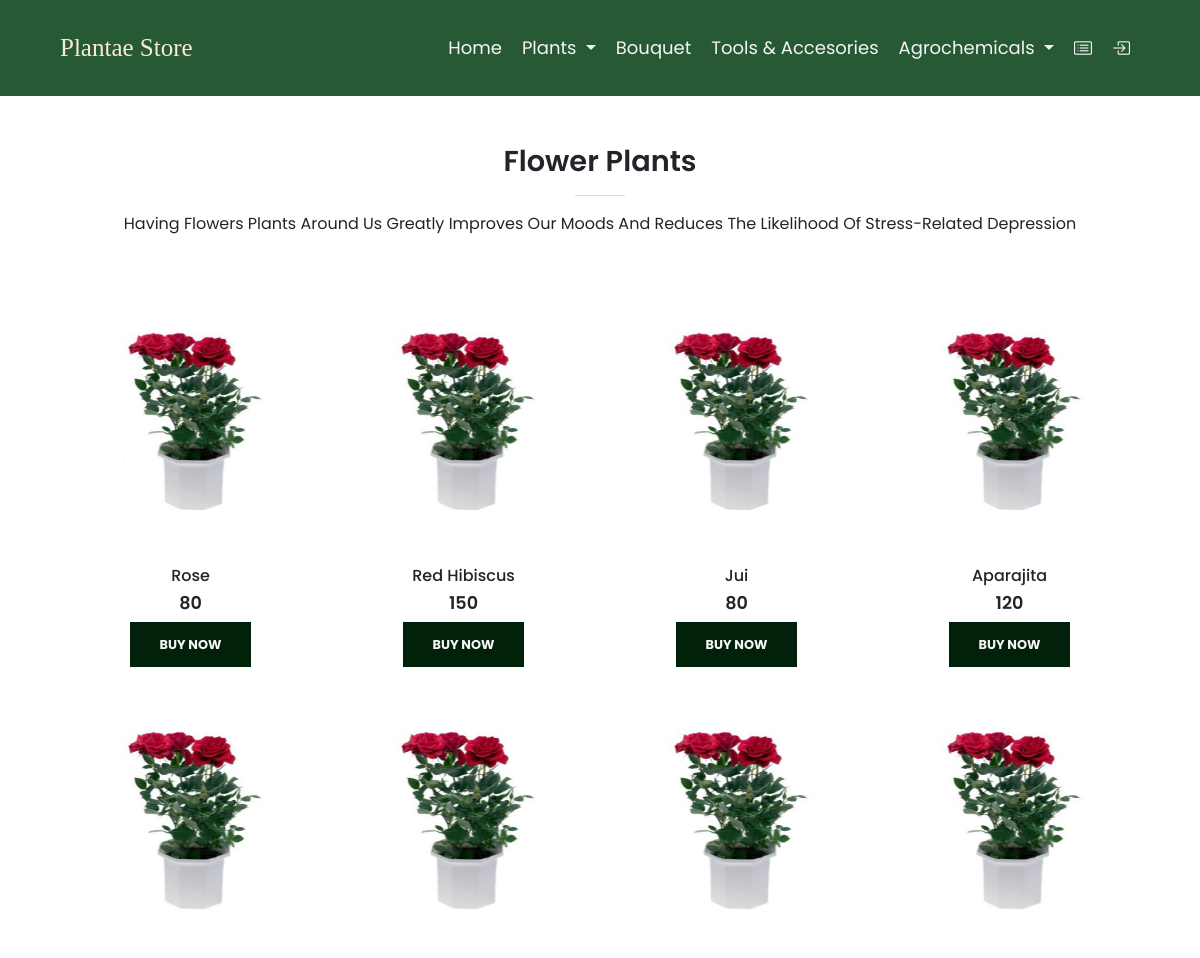
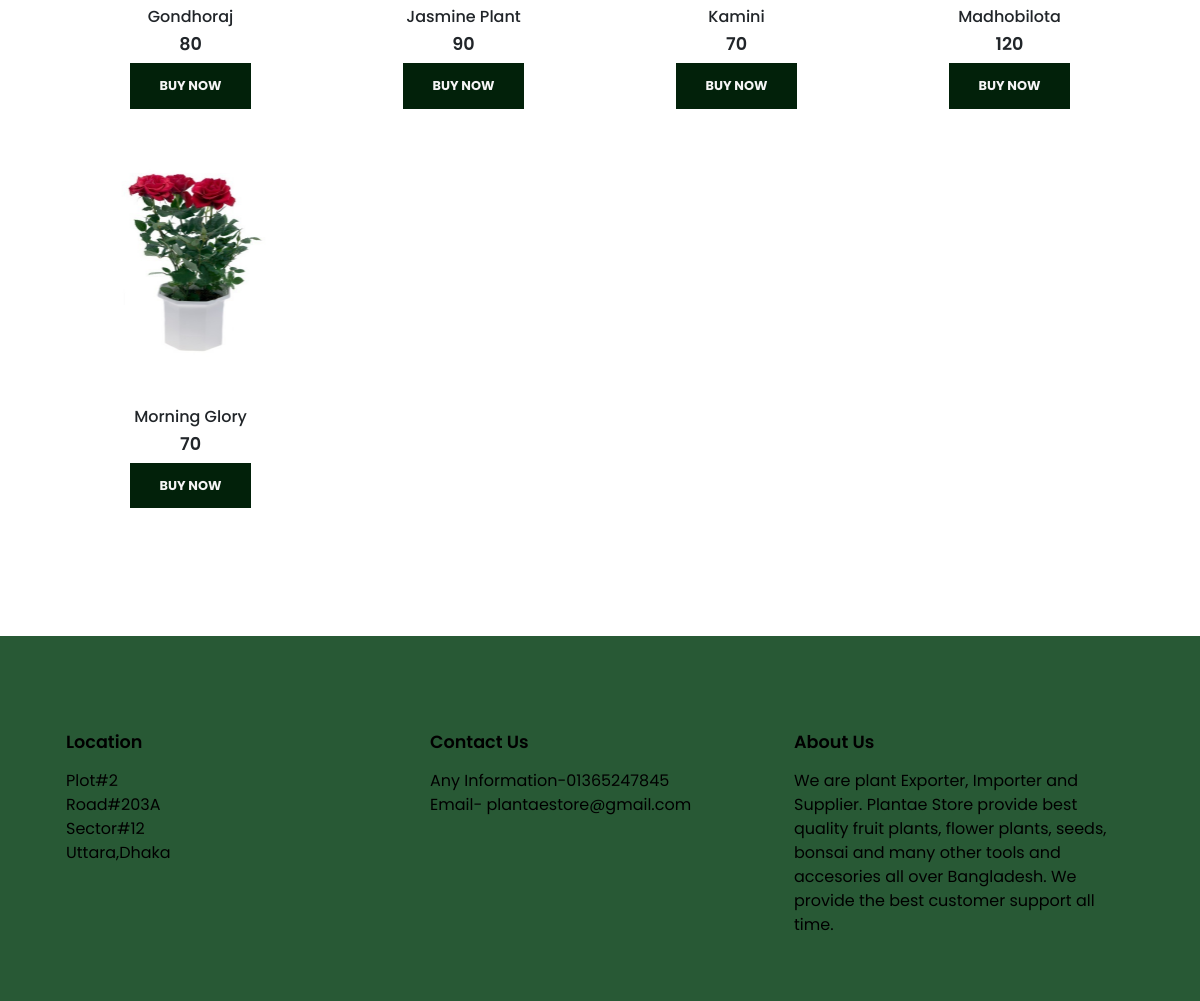
The page /flowerplant.php on the database its author committed (2 pictures, top to bottom).
### tables this page shows
CREATE TABLE `plant` (
  `P_ID` int(11) NOT NULL,
  `Name` varchar(255) NOT NULL,
  `Taka` varchar(255) NOT NULL,
  `Image` varchar(255) NOT NULL,
  `Type` varchar(255) NOT NULL
);

### flowerplant.php (the view, shortened to what this page needs)
<?php
include "dbConnection.php";
?>
<!DOCTYPE html>
<html lang="en">
<head>
   <link rel="stylesheet" href="https://stackpath.bootstrapcdn.com/bootstrap/4.1.3/css/bootstrap.min.css"
>
   <link href="https://cdn.jsdelivr.net/npm/bootstrap@5.0.0-beta3/dist/css/bootstrap.min.css" rel="stylesheet"
>
   <link rel="stylesheet" href="https://cdn.jsdelivr.net/npm/bootstrap-icons@1.8.1/font/bootstrap-icons.css">
   <link rel="stylesheet" href="style.css">
</head>
<body>
   <div class="head2">
      <nav class="navbar fixed-top navbar-expand-lg navbar-light bg-light py-4">
         <a class="navbar-brand" href="#">Plantae Store</a>
         <div class="collapse navbar-collapse" id="navbarNavDropdown">
            <ul class="navbar-nav ml-auto">
               <li class="nav-item ">
                  <a class="nav-link" href="index.php">Home <span class="sr-only"></span></a>
               </li>
               <li class="nav-item dropdown">
                  <a class="nav-link dropdown-toggle" href="#" id="navbarDropdownMenuLink" data-toggle="dropdown"
                     aria-haspopup="true" aria-expanded="false">
                     Plants
                  </a>
               </li>
               <li class="nav-item">
                  <a class="nav-link" href="bouqet.php">Bouquet</a>
               </li>
               <li class="nav-item">
                  <a class="nav-link" href="tools.php">Tools & Accesories</a>
               </li>
               <li class="nav-item dropdown">
                  <a class="nav-link dropdown-toggle" href="#" id="navbarDropdownMenuLink" data-toggle="dropdown"
                     aria-haspopup="true" aria-expanded="false">
                     Agrochemicals
                  </a>
               </li>
               <li class="nav-item">
                  <a class="nav-link bi bi-card-list" href="#"></a>
               </li>
               <li class="nav-item">
                  <a class="nav-link  bi bi-box-arrow-in-right" href="userIndex.php"></a>
               </li>
            </ul>
         </div>
      </nav>
   </div>
   <section id="featured " class="pt-5 pb-5">
      <div class="container text-center mt-5 py-5">
         <h2>Flower Plants</h2>
         <hr class="mx-auto">
         <p>
            Having flowers plants around us greatly improves our moods and reduces the likelihood of
            stress-related depression</p>
      </div>
         <div class="row mx-auto container">
         <?php
         $query = "select * from plant where Type ='Flower'";
         $rs = mysqli_query($conn, $query);
         while ($row = mysqli_fetch_array($rs)) {
         ?>
            <div class="product text-center col-lg-3 col-md-4 col-12">
               <img class="img-fluid mb-3" src="images/rose.jpg"style="height: 250px" />
               <h5 class="p-name"><?php echo $row['Name']?></h5>
               <h4 class="p-price"><?php echo $row['Taka']?></h4>
               <form method="post">
               <button  name="shop" class="'buy-btn">Buy Now</button>
               </form>
            </div>
            <?php
         }
         ?>
         </div>
   </section>
   <div class="foot">
      <footer class="mt-5 py-5">
         <div class="row container mx-auto pt-5">
            <div class="footer-one col-lg-4 col-md-8 col-12">
               <h4 class="pb-2">Location</h4>
               <p>Plot#2<br>Road#203A<br>Sector#12<br>Uttara,Dhaka</p>
            </div>
            <div class="footer-one col-lg-4 col-md-8 col-12">
               <h4 class="pb-2">Contact Us</h4>
               <p>Any Information-01365247845<br>Email- plantaestore@gmail.com</p>
            </div>
            <div class="footer-one col-lg-4 col-md-8 col-12">
               <h4 class="pb-2">About Us</h4>
               <p>We are plant Exporter, Importer and Supplier. Plantae Store provide best quality fruit plants,
                  flower plants, seeds, bonsai and many other tools and accesories all over Bangladesh. We provide the
                  best customer support
                  all time.
               </p>
            </div>
         </div>
      </footer>
   </div>
</body>
</html>

### style.css (style rules this page uses)
:root { --green:#285935; }
* { font-family: 'Poppins', sans-serif; margin:0; padding:0; box-sizing: border-box; text-transform: capitalize; outline: none; border:none; text-decoration: none; transition: all .3s linear; }
.navbar { padding:1.5rem 5%; background:var(--green) !important ; font-size: 18px; top: 0; left: 0; }
.navbar .navbar-brand { font-size: 25px; font-family: Comic Sans MS; color: antiquewhite; }
.navbar-light .navbar-nav .nav-link { color: whitesmoke; padding: 0 10px; }
button { font-size: 0.8rem; font-weight: 700; outline: none; background-color: #02210a; border: none; color: whitesmoke; padding: 13px 30px; text-transform: uppercase; }
.product { cursor: pointer; margin-bottom: 2rem; }
.product img { transition:0.3s all; }
hr { width : 50px; height :20px; background-color: orangered; }
.footer-one p { text-transform: none; }
footer { background-color:#285935 ; color: black; }
h2 { font-size: 1.8rem; font-weight: 600; }
h4 { font-size: 1.1rem; font-weight: 600; }
h5 { font-size: 1rem; font-weight: 500; }

### rows shown on the page
plant: Name "Rose", Taka "80"
plant: Name "Red Hibiscus", Taka "150"
plant: Name "Jui", Taka "80"
plant: Name "Aparajita", Taka "120"
plant: Name "Gondhoraj", Taka "80"
plant: Name "Jasmine Plant", Taka "90"
plant: Name "Kamini", Taka "70"
plant: Name "Madhobilota", Taka "120"
plant: Name "Morning Glory", Taka "70"
